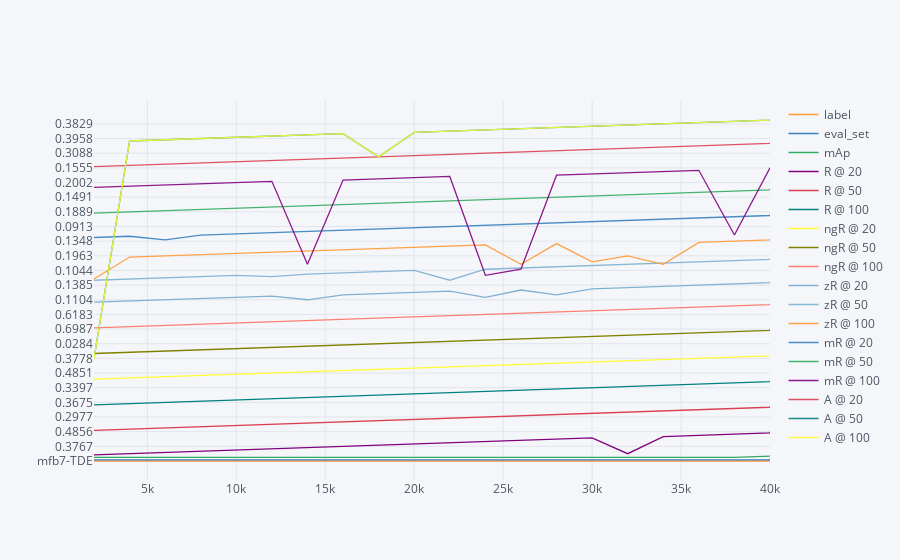

Notebook cell for this chart:
### Code cell
df[df["label"]=="mfb7-TDE"].iplot(x="iter")

### Figure 1 — Plotly figure (JSON) as saved in the notebook; plotly's stock layout.template omitted (floating-point values rounded to 4 significant figures)
{"data": [{"line": {"color": "rgba(255, 153, 51, 1.0)", "dash": "solid", "shape": "linear", "width": 1.3}, "mode": "lines", "name": "label", "text": "", "type": "scatter", "x": ["2000", "4000", "6000", "8000", "10000", "12000", "14000", "16000", "18000", "20000", "22000", "24000", "26000", "28000", "30000", "32000", "34000", "36000", "38000", "40000", "40000"], "y": ["mfb7-TDE", "mfb7-TDE", "mfb7-TDE", "mfb7-TDE", "mfb7-TDE", "mfb7-TDE", "mfb7-TDE", "mfb7-TDE", "mfb7-TDE", "mfb7-TDE", "mfb7-TDE", "mfb7-TDE", "mfb7-TDE", "mfb7-TDE", "mfb7-TDE", "mfb7-TDE", "mfb7-TDE", "mfb7-TDE", "mfb7-TDE", "mfb7-TDE", "mfb7-TDE"]}, {"line": {"color": "rgba(55, 128, 191, 1.0)", "dash": "solid", "shape": "linear", "width": 1.3}, "mode": "lines", "name": "eval_set", "text": "", "type": "scatter", "x": ["2000", "4000", "6000", "8000", "10000", "12000", "14000", "16000", "18000", "20000", "22000", "24000", "26000", "28000", "30000", "32000", "34000", "36000", "38000", "40000", "40000"], "y": ["validation", "validation", "validation", "validation", "validation", "validation", "validation", "validation", "validation", "validation", "validation", "validation", "validation", "validation", "validation", "validation", "validation", "validation", "validation", "validation", "test"]}, {"line": {"color": "rgba(50, 171, 96, 1.0)", "dash": "solid", "shape": "linear", "width": 1.3}, "mode": "lines", "name": "mAp", "text": "", "type": "scatter", "x": ["2000", "4000", "6000", "8000", "10000", "12000", "14000", "16000", "18000", "20000", "22000", "24000", "26000", "28000", "30000", "32000", "34000", "36000", "38000", "40000", "40000"], "y": ["0.9999", "0.9999", "0.9999", "0.9999", "0.9999", "0.9999", "0.9999", "0.9999", "0.9999", "0.9999", "0.9999", "0.9999", "0.9999", "0.9999", "0.9999", "0.9999", "0.9999", "0.9999", "0.9999", "0.9995", "0.9995"]}, {"line": {"color": "rgba(128, 0, 128, 1.0)", "dash": "solid", "shape": "linear", "width": 1.3}, "mode": "lines", "name": "R @ 20", "text": "", "type": "scatter", "x": ["2000", "4000", "6000", "8000", "10000", "12000", "14000", "16000", "18000", "20000", "22000", "24000", "26000", "28000", "30000", "32000", "34000", "36000", "38000", "40000", "40000"], "y": ["0.2988", "0.2786", "0.2802", "0.3029", "0.3201", "0.3424", "0.3843", "0.3767", "0.0077", "0.0753", "0.2193", "0.2401", "0.2742", "0.2149", "0.2507", "0.2786", "0.2864", "0.2843", "0.2875", "0.3186", "0.4856"]}, {"line": {"color": "rgba(219, 64, 82, 1.0)", "dash": "solid", "shape": "linear", "width": 1.3}, "mode": "lines", "name": "R @ 50", "text": "", "type": "scatter", "x": ["2000", "4000", "6000", "8000", "10000", "12000", "14000", "16000", "18000", "20000", "22000", "24000", "26000", "28000", "30000", "32000", "34000", "36000", "38000", "40000", "40000"], "y": ["0.3581", "0.3434", "0.3460", "0.3680", "0.4006", "0.4269", "0.4690", "0.4675", "0.0135", "0.1061", "0.2701", "0.2977", "0.3391", "0.2793", "0.3170", "0.3461", "0.3577", "0.3555", "0.3447", "0.3705", "0.5935"]}, {"line": {"color": "rgba(0, 128, 128, 1.0)", "dash": "solid", "shape": "linear", "width": 1.3}, "mode": "lines", "name": "R @ 100", "text": "", "type": "scatter", "x": ["2000", "4000", "6000", "8000", "10000", "12000", "14000", "16000", "18000", "20000", "22000", "24000", "26000", "28000", "30000", "32000", "34000", "36000", "38000", "40000", "40000"], "y": ["0.3775", "0.3668", "0.3675", "0.3892", "0.4213", "0.4441", "0.4839", "0.4853", "0.0182", "0.1214", "0.2922", "0.3165", "0.3611", "0.3047", "0.3397", "0.3657", "0.3807", "0.3773", "0.3586", "0.3785", "0.6386"]}, {"line": {"color": "rgba(255, 255, 51, 1.0)", "dash": "solid", "shape": "linear", "width": 1.3}, "mode": "lines", "name": "ngR @ 20", "text": "", "type": "scatter", "x": ["2000", "4000", "6000", "8000", "10000", "12000", "14000", "16000", "18000", "20000", "22000", "24000", "26000", "28000", "30000", "32000", "34000", "36000", "38000", "40000", "40000"], "y": ["0.3911", "0.3650", "0.3710", "0.3976", "0.4415", "0.4851", "0.5332", "0.5044", "0.0065", "0.0830", "0.3001", "0.3465", "0.3891", "0.3184", "0.3451", "0.3833", "0.3801", "0.3778", "0.3834", "0.3899", "0.5314"]}, {"line": {"color": "rgba(128, 128, 0, 1.0)", "dash": "solid", "shape": "linear", "width": 1.3}, "mode": "lines", "name": "ngR @ 50", "text": "", "type": "scatter", "x": ["2000", "4000", "6000", "8000", "10000", "12000", "14000", "16000", "18000", "20000", "22000", "24000", "26000", "28000", "30000", "32000", "34000", "36000", "38000", "40000", "40000"], "y": ["0.5480", "0.5460", "0.5495", "0.5803", "0.6873", "0.7329", "0.7493", "0.7160", "0.0284", "0.1107", "0.4199", "0.5107", "0.5852", "0.4955", "0.5249", "0.5599", "0.5386", "0.5203", "0.4981", "0.4881", "0.6987"]}, {"line": {"color": "rgba(251, 128, 114, 1.0)", "dash": "solid", "shape": "linear", "width": 1.3}, "mode": "lines", "name": "ngR @ 100", "text": "", "type": "scatter", "x": ["2000", "4000", "6000", "8000", "10000", "12000", "14000", "16000", "18000", "20000", "22000", "24000", "26000", "28000", "30000", "32000", "34000", "36000", "38000", "40000", "40000"], "y": ["0.6469", "0.6643", "0.6648", "0.6954", "0.7998", "0.8111", "0.8043", "0.7778", "0.0642", "0.1549", "0.5020", "0.6183", "0.6958", "0.6225", "0.6407", "0.6517", "0.6198", "0.5880", "0.5453", "0.5236", "0.7996"]}, {"line": {"color": "rgba(128, 177, 211, 1.0)", "dash": "solid", "shape": "linear", "width": 1.3}, "mode": "lines", "name": "zR @ 20", "text": "", "type": "scatter", "x": ["2000", "4000", "6000", "8000", "10000", "12000", "14000", "16000", "18000", "20000", "22000", "24000", "26000", "28000", "30000", "32000", "34000", "36000", "38000", "40000", "40000"], "y": ["0.0911", "0.0978", "0.1104", "0.1126", "0.1119", "0.1089", "0.1104", "0.1222", "0.0311", "0.0778", "0.1007", "0.1119", "0.0985", "0.1222", "0.1170", "0.1407", "0.1430", "0.1385", "0.1141", "0.0963", "0.0010"]}, {"line": {"color": "rgba(128, 177, 211, 0.8999999999999999)", "dash": "solid", "shape": "linear", "width": 1.3}, "mode": "lines", "name": "zR @ 50", "text": "", "type": "scatter", "x": ["2000", "4000", "6000", "8000", "10000", "12000", "14000", "16000", "18000", "20000", "22000", "24000", "26000", "28000", "30000", "32000", "34000", "36000", "38000", "40000", "40000"], "y": ["0.1474", "0.1785", "0.1637", "0.1652", "0.1600", "0.1652", "0.1704", "0.1911", "0.0422", "0.1044", "0.1474", "0.1585", "0.1496", "0.1674", "0.1607", "0.1896", "0.1852", "0.1756", "0.1289", "0.1334", "0.0032"]}, {"line": {"color": "rgba(255, 153, 51, 0.8999999999999999)", "dash": "solid", "shape": "linear", "width": 1.3}, "mode": "lines", "name": "zR @ 100", "text": "", "type": "scatter", "x": ["2000", "4000", "6000", "8000", "10000", "12000", "14000", "16000", "18000", "20000", "22000", "24000", "26000", "28000", "30000", "32000", "34000", "36000", "38000", "40000", "40000"], "y": ["0.1785", "0.2119", "0.1963", "0.1830", "0.1793", "0.1919", "0.1985", "0.2185", "0.0556", "0.1356", "0.1741", "0.1837", "0.1896", "0.1807", "0.1756", "0.1963", "0.1896", "0.1881", "0.1348", "0.1467", "0.0044"]}, {"line": {"color": "rgba(55, 128, 191, 0.8999999999999999)", "dash": "solid", "shape": "linear", "width": 1.3}, "mode": "lines", "name": "mR @ 20", "text": "", "type": "scatter", "x": ["2000", "4000", "6000", "8000", "10000", "12000", "14000", "16000", "18000", "20000", "22000", "24000", "26000", "28000", "30000", "32000", "34000", "36000", "38000", "40000", "40000"], "y": ["0.1478", "0.1609", "0.1467", "0.1650", "0.1615", "0.1553", "0.1522", "0.1571", "0.0059", "0.0503", "0.0913", "0.1201", "0.1192", "0.1251", "0.1278", "0.1447", "0.1368", "0.1377", "0.1297", "0.1298", "0.0833"]}, {"line": {"color": "rgba(50, 171, 96, 0.8999999999999999)", "dash": "solid", "shape": "linear", "width": 1.3}, "mode": "lines", "name": "mR @ 50", "text": "", "type": "scatter", "x": ["2000", "4000", "6000", "8000", "10000", "12000", "14000", "16000", "18000", "20000", "22000", "24000", "26000", "28000", "30000", "32000", "34000", "36000", "38000", "40000", "40000"], "y": ["0.1747", "0.1889", "0.1703", "0.1916", "0.1887", "0.1840", "0.1781", "0.1868", "0.0100", "0.0862", "0.1167", "0.1470", "0.1446", "0.1491", "0.1527", "0.1699", "0.1632", "0.1621", "0.1543", "0.1531", "0.1281"]}, {"line": {"color": "rgba(128, 0, 128, 0.8999999999999999)", "dash": "solid", "shape": "linear", "width": 1.3}, "mode": "lines", "name": "mR @ 100", "text": "", "type": "scatter", "x": ["2000", "4000", "6000", "8000", "10000", "12000", "14000", "16000", "18000", "20000", "22000", "24000", "26000", "28000", "30000", "32000", "34000", "36000", "38000", "40000", "40000"], "y": ["0.1821", "0.1979", "0.1819", "0.2038", "0.2002", "0.1934", "0.1896", "0.1999", "0.0138", "0.1070", "0.1290", "0.1600", "0.1585", "0.1601", "0.1641", "0.1789", "0.1772", "0.1723", "0.1650", "0.1627", "0.1555"]}, {"line": {"color": "rgba(219, 64, 82, 0.8999999999999999)", "dash": "solid", "shape": "linear", "width": 1.3}, "mode": "lines", "name": "A @ 20", "text": "", "type": "scatter", "x": ["2000", "4000", "6000", "8000", "10000", "12000", "14000", "16000", "18000", "20000", "22000", "24000", "26000", "28000", "30000", "32000", "34000", "36000", "38000", "40000", "40000"], "y": ["0.3755", "0.3645", "0.3618", "0.3915", "0.4391", "0.4747", "0.5271", "0.5241", "0.0242", "0.1231", "0.3002", "0.3088", "0.3595", "0.2888", "0.3394", "0.3628", "0.3800", "0.3862", "0.3604", "0.3728", "0.6775"]}, {"line": {"color": "rgba(0, 128, 128, 0.8999999999999999)", "dash": "solid", "shape": "linear", "width": 1.3}, "mode": "lines", "name": "A @ 50", "text": "", "type": "scatter", "x": ["2000", "4000", "6000", "8000", "10000", "12000", "14000", "16000", "18000", "20000", "22000", "24000", "26000", "28000", "30000", "32000", "34000", "36000", "38000", "40000", "40000"], "y": ["0.3778", "0.3672", "0.3653", "0.3958", "0.4437", "0.4796", "0.5320", "0.5288", "0.0242", "0.1238", "0.3027", "0.3119", "0.3623", "0.2916", "0.3425", "0.3658", "0.3829", "0.3890", "0.3620", "0.3732", "0.6801"]}, {"line": {"color": "rgba(255, 255, 51, 0.8999999999999999)", "dash": "solid", "shape": "linear", "width": 1.3}, "mode": "lines", "name": "A @ 100", "text": "", "type": "scatter", "x": ["2000", "4000", "6000", "8000", "10000", "12000", "14000", "16000", "18000", "20000", "22000", "24000", "26000", "28000", "30000", "32000", "34000", "36000", "38000", "40000", "40000"], "y": ["0.3778", "0.3672", "0.3653", "0.3958", "0.4437", "0.4796", "0.5320", "0.5288", "0.0242", "0.1238", "0.3027", "0.3119", "0.3623", "0.2916", "0.3425", "0.3658", "0.3829", "0.3890", "0.3620", "0.3732", "0.6801"]}], "layout": {"legend": {"bgcolor": "#F5F6F9", "font": {"color": "#4D5663"}}, "paper_bgcolor": "#F5F6F9", "plot_bgcolor": "#F5F6F9", "title": {"font": {"color": "#4D5663"}}, "xaxis": {"gridcolor": "#E1E5ED", "showgrid": true, "tickfont": {"color": "#4D5663"}, "title": {"font": {"color": "#4D5663"}, "text": ""}, "zerolinecolor": "#E1E5ED"}, "yaxis": {"gridcolor": "#E1E5ED", "showgrid": true, "tickfont": {"color": "#4D5663"}, "title": {"font": {"color": "#4D5663"}, "text": ""}, "zerolinecolor": "#E1E5ED"}}}
